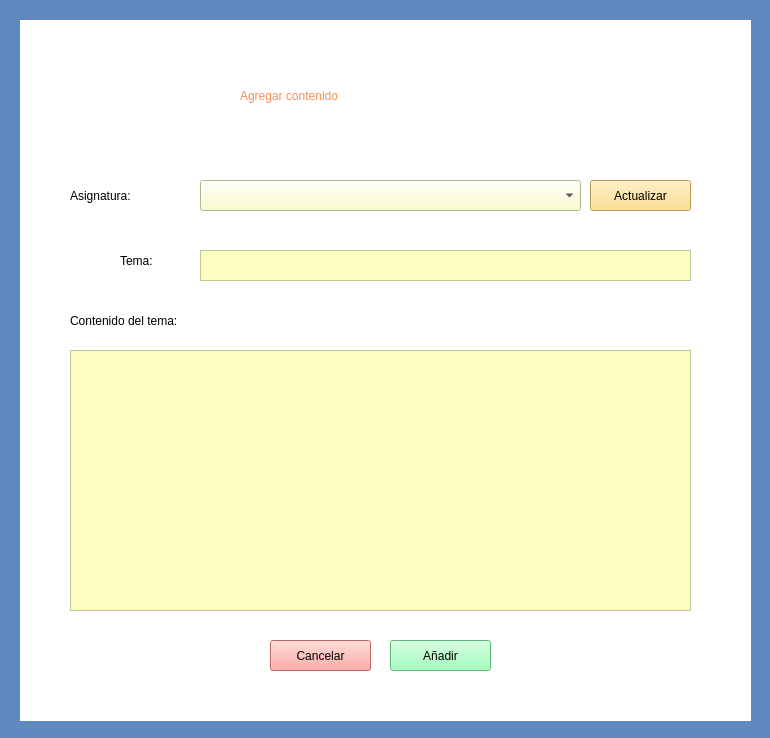
<?xml version="1.0" encoding="UTF-8"?>
<ui version="4.0">
 <class>CURSOS</class>
 <widget class="QWidget" name="CURSOS">
  <property name="geometry">
   <rect>
    <x>0</x>
    <y>0</y>
    <width>770</width>
    <height>738</height>
   </rect>
  </property>
  <property name="windowTitle">
   <string>Form</string>
  </property>
  <property name="styleSheet">
   <string notr="true">background-color: rgb(96, 137, 191);</string>
  </property>
  <widget class="QLabel" name="label">
   <property name="geometry">
    <rect>
     <x>20</x>
     <y>20</y>
     <width>731</width>
     <height>701</height>
    </rect>
   </property>
   <property name="styleSheet">
    <string notr="true">background-color: rgb(255, 255, 255);</string>
   </property>
   <property name="text">
    <string/>
   </property>
  </widget>
  <widget class="QLabel" name="nombreCursos">
   <property name="geometry">
    <rect>
     <x>240</x>
     <y>60</y>
     <width>301</width>
     <height>71</height>
    </rect>
   </property>
   <property name="styleSheet">
    <string notr="true">font: 700 25pt &quot;Segoe UI&quot;;
color: rgb(242, 144, 87);
background-color: rgb(255, 255, 255);</string>
   </property>
   <property name="text">
    <string>Agregar contenido </string>
   </property>
  </widget>
  <widget class="QLabel" name="label_2">
   <property name="geometry">
    <rect>
     <x>120</x>
     <y>240</y>
     <width>61</width>
     <height>41</height>
    </rect>
   </property>
   <property name="styleSheet">
    <string notr="true">background-color: rgba(0, 0, 0, 0);
font: 700 15pt &quot;Segoe UI&quot;;</string>
   </property>
   <property name="text">
    <string>Tema:</string>
   </property>
  </widget>
  <widget class="QLabel" name="label_3">
   <property name="geometry">
    <rect>
     <x>70</x>
     <y>300</y>
     <width>211</width>
     <height>41</height>
    </rect>
   </property>
   <property name="styleSheet">
    <string notr="true">background-color: rgba(0, 0, 0, 0);
font: 700 15pt &quot;Segoe UI&quot;;</string>
   </property>
   <property name="text">
    <string>Contenido del tema:</string>
   </property>
  </widget>
  <widget class="QTextEdit" name="titulo">
   <property name="geometry">
    <rect>
     <x>200</x>
     <y>250</y>
     <width>491</width>
     <height>31</height>
    </rect>
   </property>
   <property name="styleSheet">
    <string notr="true">background-color: rgb(252, 255, 192);
</string>
   </property>
  </widget>
  <widget class="QTextEdit" name="descripcion">
   <property name="geometry">
    <rect>
     <x>70</x>
     <y>350</y>
     <width>621</width>
     <height>261</height>
    </rect>
   </property>
   <property name="styleSheet">
    <string notr="true">background-color: rgb(252, 255, 192);
font: 11pt &quot;Segoe UI&quot;;</string>
   </property>
  </widget>
  <widget class="QPushButton" name="botonCancelar">
   <property name="geometry">
    <rect>
     <x>270</x>
     <y>640</y>
     <width>101</width>
     <height>31</height>
    </rect>
   </property>
   <property name="styleSheet">
    <string notr="true">background-color: rgb(255, 147, 139);
font: 700 12pt &quot;Segoe UI&quot;;</string>
   </property>
   <property name="text">
    <string>Cancelar</string>
   </property>
  </widget>
  <widget class="QPushButton" name="botonAddContenido">
   <property name="geometry">
    <rect>
     <x>390</x>
     <y>640</y>
     <width>101</width>
     <height>31</height>
    </rect>
   </property>
   <property name="styleSheet">
    <string notr="true">background-color: rgb(255, 170, 127);
font: 700 12pt &quot;Segoe UI&quot;;
background-color: rgb(135, 255, 169);</string>
   </property>
   <property name="text">
    <string>Añadir</string>
   </property>
  </widget>
  <widget class="QComboBox" name="asignaturaContenido">
   <property name="geometry">
    <rect>
     <x>200</x>
     <y>180</y>
     <width>381</width>
     <height>31</height>
    </rect>
   </property>
   <property name="styleSheet">
    <string notr="true">background-color: rgb(252, 255, 192);
</string>
   </property>
  </widget>
  <widget class="QLabel" name="label_4">
   <property name="geometry">
    <rect>
     <x>70</x>
     <y>180</y>
     <width>121</width>
     <height>31</height>
    </rect>
   </property>
   <property name="styleSheet">
    <string notr="true">background-color: rgba(0, 0, 0, 0);
font: 700 15pt &quot;Segoe UI&quot;;</string>
   </property>
   <property name="text">
    <string>Asignatura:</string>
   </property>
  </widget>
  <widget class="QPushButton" name="actualizarContenido">
   <property name="geometry">
    <rect>
     <x>590</x>
     <y>180</y>
     <width>101</width>
     <height>31</height>
    </rect>
   </property>
   <property name="styleSheet">
    <string notr="true">background-color: rgb(255, 216, 116);
font: 700 12pt &quot;Segoe UI&quot;;</string>
   </property>
   <property name="text">
    <string>Actualizar</string>
   </property>
  </widget>
 </widget>
 <resources/>
 <connections/>
</ui>
